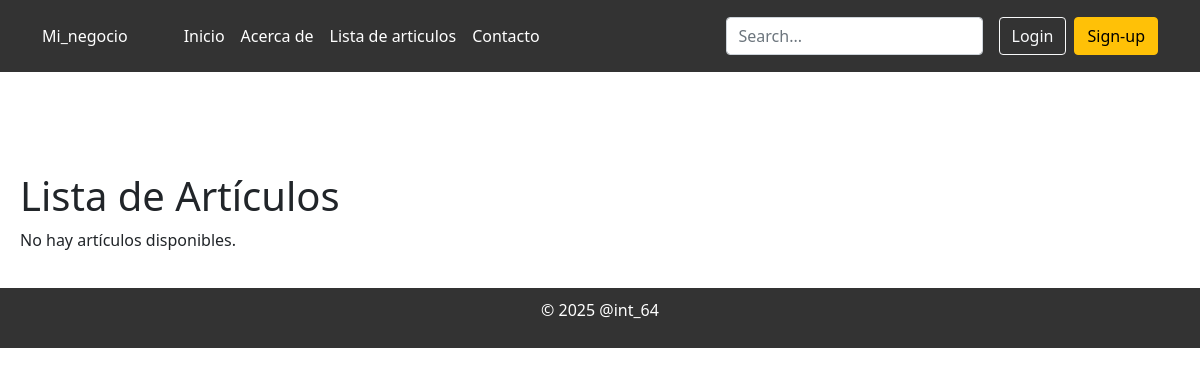
Before: /Mi_negocio/articulos/ with the older database file.
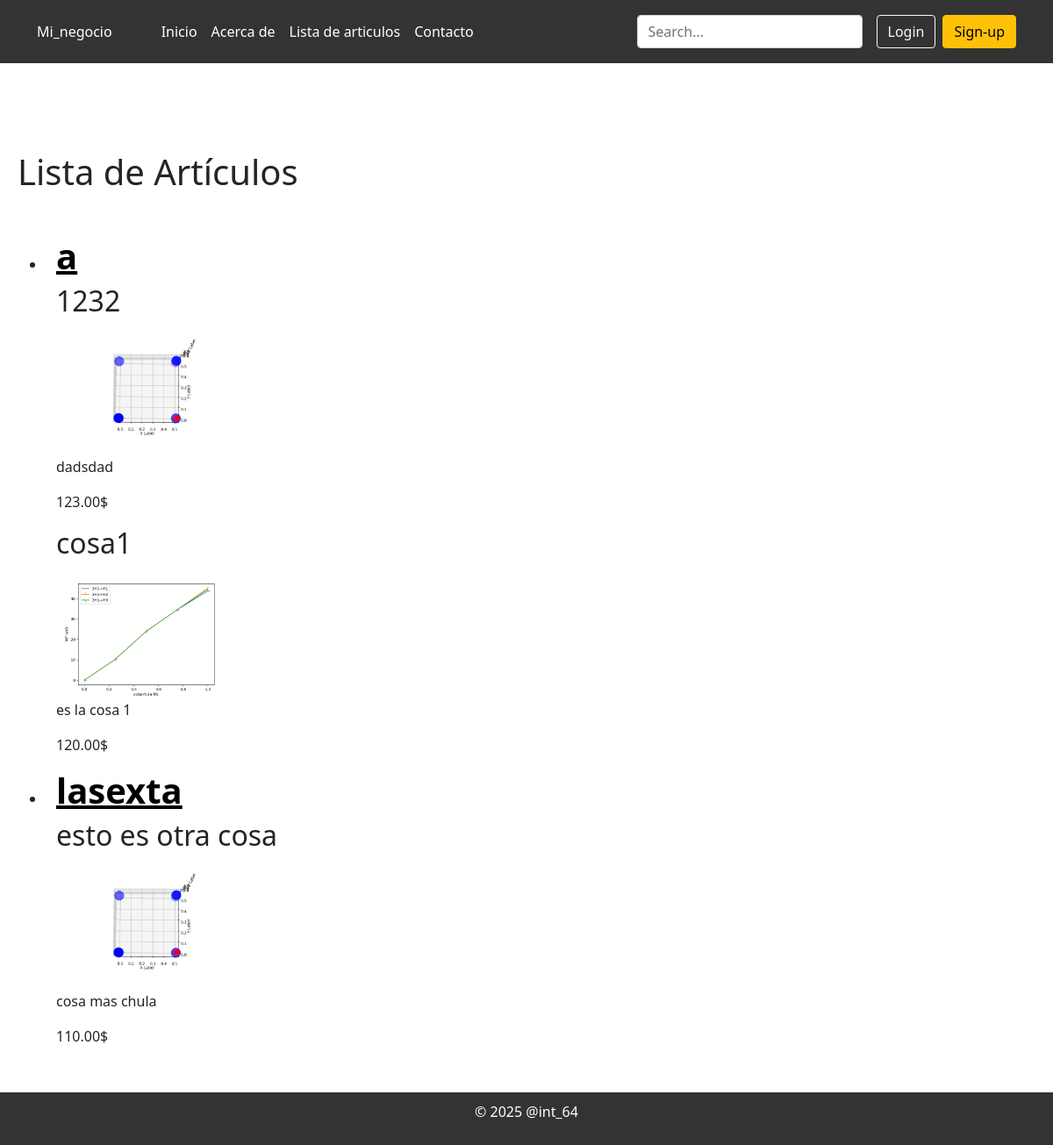
After: the same page with the newer database file.
### Mi_negocio/models.py (models this page shows, shortened)
class Tienda(models.Model):
    nombre=models.CharField(max_length=64)
    direccion=models.TextField(max_length=200)
    telefono=models.CharField(max_length=12)
    propietario = models.ForeignKey(User, on_delete=models.CASCADE)
    correo=models.EmailField()

class Articulo(models.Model):
    tienda = models.ForeignKey(Tienda, on_delete=models.CASCADE,related_name='articulos')
    titulo = models.CharField(max_length=200)
    descripcion = models.TextField()
    precio = models.DecimalField(max_digits=10, decimal_places=2)
    imagen = models.ImageField(upload_to='articulos/')
    fecha_publicacion = models.DateTimeField(auto_now_add=True)

### Mi_negocio/views.py (the view)
# urls.py: path('articulos/', views.lista_articulos, name='lista_articulos'),
def lista_articulos(request):
    tiendas = Tienda.objects.all()
    return render(request, 'Mi_negocio/lista_articulos.html', {'tiendas': tiendas})

### Mi_negocio/templates/Mi_negocio/lista_articulos.html (shortened to what this page needs)
{% extends "Mi_negocio/layout.html" %}
{% block body %}
    <h1>Lista de Artículos</h1>
    {% if tiendas %}
        <ul>
            <div class="container mt-5">
                <div class="row">
            {% for tienda in tiendas %}
            {%if tienda.articulos.all%}
            <li>
            <h1 class="link_tienda">
                <a href="{% url 'ver_tienda' tienda_id=tienda.id %}"> {{tienda.nombre}}</a>
            </h1>
            </li>
            {%for articulo in tienda.articulos.all%}
                <div>
                    <h2>{{ articulo.titulo }}</h2>
                    <img src="{{ articulo.imagen.url }}" alt="{{ articulo.titulo }}" width="200">
                    <p>{{ articulo.descripcion }}</p>
                    <p>{{articulo.precio}}$</p>
                </div>
            {% endfor %}
            {%endif%}
            {% endfor %}
        </ul>
    {% else %}
        <p>No hay artículos disponibles.</p>
    {% endif %}
    </div>
{% endblock body%}

### Mi_negocio/templates/Mi_negocio/layout.html (shortened to what this page needs)
{% load static %}
{% load crispy_forms_tags %}
<!DOCTYPE html>
<html lang="es">
<head>
    <link rel="stylesheet" href="{% static 'Mi_negocio/style.css' %}">
    <link href="https://cdn.jsdelivr.net/npm/bootstrap@5.0.0-beta1/dist/css/bootstrap.min.css" rel="stylesheet">
</head>
<body>
<header class="p-3 text-bg-dark" style="background-color: #333">
    <div class="container">
      <div class="d-flex flex-wrap align-items-center justify-content-center justify-content-lg-start">
        <a href="/" class="d-flex align-items-center mb-2 mb-lg-0 text-white text-decoration-none">
          Mi_negocio<svg class="bi me-2" width="40" height="32" role="img" aria-label="Bootstrap"><use xlink:href="#bootstrap"></use></svg>
        </a>
        <ul class="nav col-12 col-lg-auto me-lg-auto mb-2 justify-content-center mb-md-0">
            <li><a href="{% url 'index'%}" class="nav-link px-2 text-white">Inicio</a></li>
            <li><a href="#" class="nav-link px-2 text-white">Acerca de</a></li>
            <li><a href="{% url 'lista_articulos'%}" class="nav-link px-2 text-white">Lista de articulos</a></li>
            <li><a href="https://github.com/carlosr301101" class="nav-link px-2 text-white">Contacto</a></li>
        </ul>
        <form class="col-12 col-lg-auto mb-3 mb-lg-0 me-lg-3" role="search">
          <input type="search" class="form-control form-control-dark text-bg-dark" placeholder="Search..." aria-label="Search">
        </form>
        <div class="text-end">
            <ul class="nav col-12 col-lg-auto me-lg-auto mb-2 justify-content-center mb-md-0">
                <form action="{% url 'login' %}" method="post">
                <button type="submit"  class="btn btn-outline-light me-2" >Login</button>
                </form>
            <form action="{% url 'signup' %}" method="post">
          <button type="submit" class="btn btn-warning">Sign-up</button>
         </form>
        </ul>
        </div>
      </div>
    </div>
  </header>
    <div class="content">
        {% block body %}
        {% endblock body %}
    <footer>
        <p>&copy; 2025 @int_64</p>
    </footer>
</body>
</html>

### Mi_negocio/static/Mi_negocio/style.css (style rules this page uses)
h1 a { color: white; text-decoration: none; font-weight: bold; }
h1.link_tienda a { color: black; text-decoration:underline; }
body { margin: 0; font-family: Arial, sans-serif; }
.content { margin-top: 80px; padding: 20px; }
footer { text-align: center; padding: 10px; background-color: #333; color: white; }

Changed rows visible on the page:
added Tienda: nombre "a"
added Articulo: titulo "1232", imagen (picture), descripcion "dadsdad", precio "123.00", shown under "a"
added Articulo: titulo "cosa1", imagen (picture), descripcion "es la cosa 1", precio "120.00", shown under "a"
added Tienda: nombre "lasexta"
added Articulo: titulo "esto es otra cosa", imagen (picture), descripcion "cosa mas chula", precio "110.00", shown under "lasexta"
Other visible differences:
text no longer shown: "No hay artículos disponibles."
